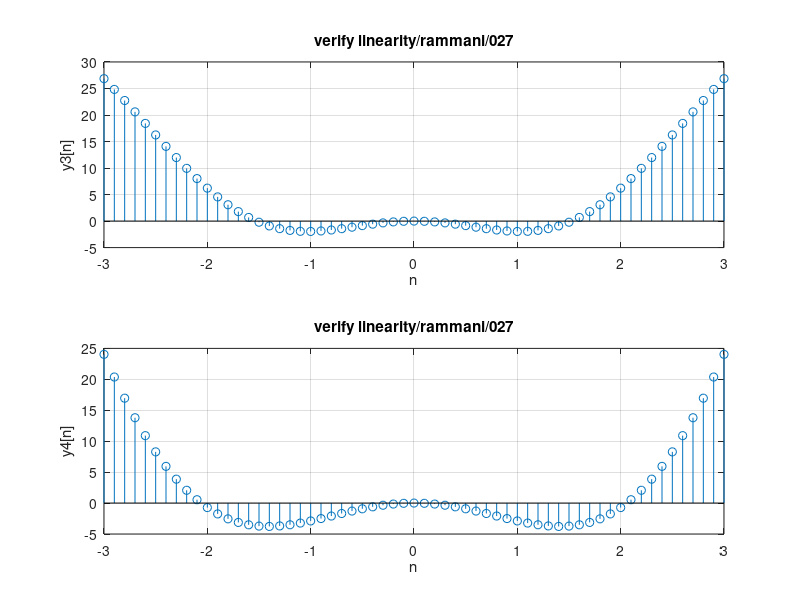

MATLAB code for this plot:
%1 determine wheteher the system is linear or non linear. plot the required
%signals to verify results. consider two signals x1[n]=n and x2[n] = sin[n]
%c: y[n] = nx[n]
clc;
close all;
clear all;
a1=3;
a2=-7;
n=-3:0.1:3;
x1=n;
y1=x1.^2;
x2=sin(n);
y2 = x2.^2;

x3 = a1 * x1 + a2 * x2;
y3 = a1* y1 + a2 * y2;

y4 = n.*x3;
subplot(2,1,1);
stem(n, y3);
xlabel('n');
ylabel('y3[n]');
title('verify linearity/rammani/027');
grid on;
subplot(2,1,2);
stem(n, y4);
xlabel('n');
ylabel('y4[n]');
title('verify linearity/rammani/027');
grid on;
